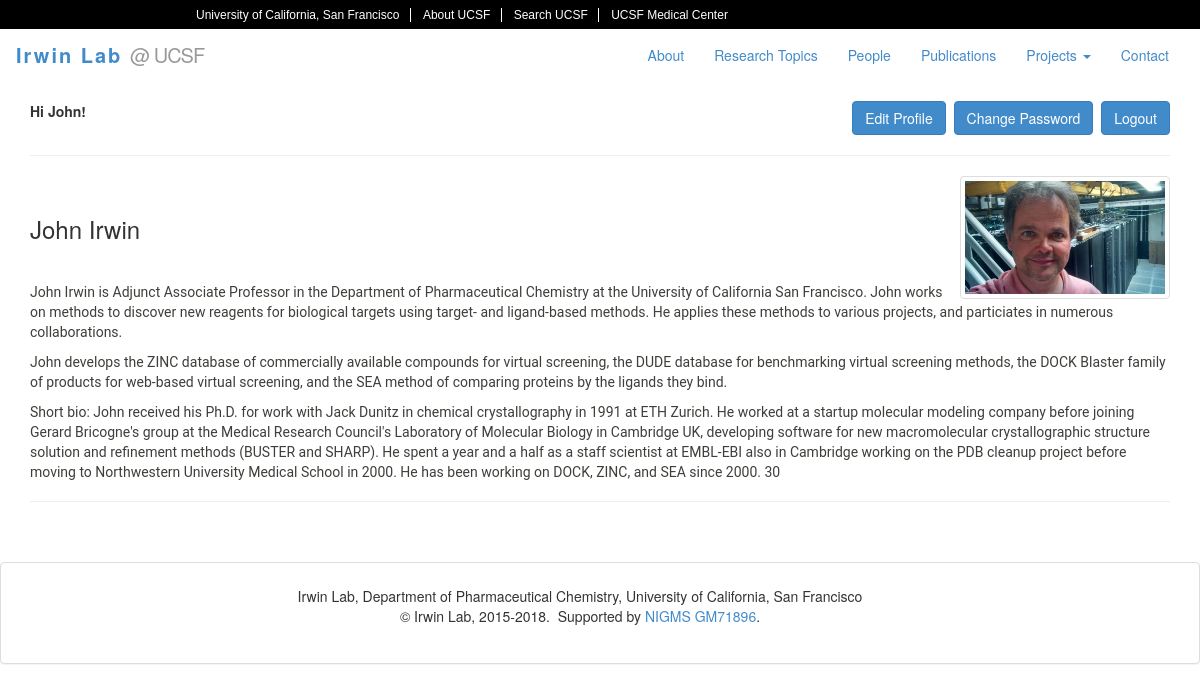
Page /profile/johnirwin (signed in) on the committed database.
### app/models.py (models this page shows, shortened)
class User(db.Model, UserMixin):
    __tablename__ = 'user'
    id = db.Column(db.Integer, primary_key=True)
    username = db.Column(db.String(16))
    role = db.Column(db.String(16), default='user')
    confirmed = db.Column(db.Boolean, default=False)
    admin_approved = db.Column(db.Boolean, default=False)
    email = db.Column(db.String(200))
    password_hash = db.Column(db.String(200))
    firstName = db.Column(db.String(16))
    lastName = db.Column(db.String(16))
    title = db.Column(db.String(32), nullable=True)
    bio = db.Column(db.String(1000), nullable=True)
    isActive = db.Column(db.Boolean, default=True)
    photo_name = db.Column(db.String(32), nullable=True)

### app/routes.py (the view)
@app.route('/profile/<username>')
@login_required
def profile(username):
    user = User.query.filter_by(username=username).first_or_404()
    return render_template('profile.html', user=user)

### app/models.py (called while the page is built)
@login.user_loader
def load_user(id):
    return User.query.get(int(id))

### app/templates/profile.html (shortened to what this page needs)
{% extends "layout.html" %}
{% block content %}
<span class="text-right">
    {% if current_user.is_anonymous %}
        <p>Member of Irwin Lab? &nbsp;<a class="btn btn-primary" href="{{ url_for('login') }}">Login/Register</a></p>
    {% else %}
        <b class="pull-left">Hi {{ current_user.firstName }}!</b>
        <p><a class="btn btn-primary" href="{{ url_for('edit_profile') }}">Edit Profile</a>&nbsp;
        	<a class="btn btn-primary" href="{{ url_for('change_password') }}">Change Password</a>&nbsp;
        	<a class="btn btn-primary" href="{{ url_for('logout') }}">Logout</a>
    </p>
    {% endif %}
</span><hr>
<div class="container-fluid clearfix">
            <div class="thumbnail pull-right ">
                  {% if current_user.photo_name %}
                <img src="{{ url_for('static', filename='img/') }}{{ current_user.photo_name }}" width="200px" alt="{{ current_user.photo_name }}">
            {% else %}
                <img src="{{ url_for('static', filename='img/raw/profile_img_holder.png') }}" width="200px">
                {% endif %}
            </div>
            <div class="page-header">
                <h3>{{ current_user.firstName }}&nbsp;{{ current_user.lastName }}</h3><br>
                <p >{{ current_user.bio | safe if current_user.bio else 'No bio posted yet'}}</p>
            </div><br>
        </div>
{% endblock %}

### rows in the picture
User: firstName "John", photo_name (picture), lastName "Irwin", bio "John Irwin is Adjunct Associate Professor in the Department of Pharmaceutical Chemistry at the University of California San Francisco. John works on methods to discover new reagents for biological targets using target- and ligand-based methods. He applies these methods to various projects, and particiates in numerous collaborations. John develops the ZINC database of commercially available compounds for virtual screening, the DUDE database for benchmarking virtual screening methods, the DOCK Blaster family of products for web-based virtual screening, and the SEA method of comparing proteins by the ligands they bind. Short bio: John received his Ph.D. for work with Jack Dunitz in chemical…"
